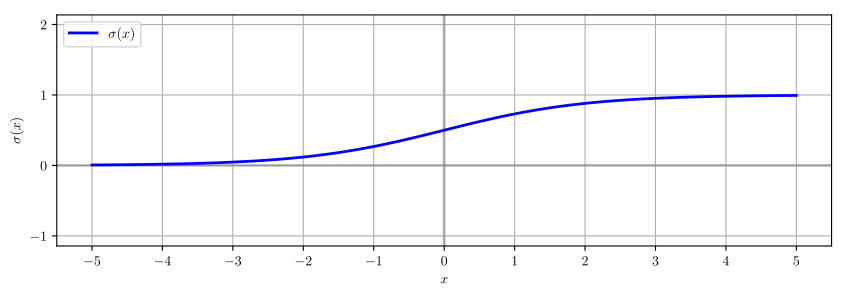

This chart was generated by the following Python code:
#!/usr/bin/env python3
# sigmoid_activation.py
import numpy as np
import matplotlib as mpl
import os
from matplotlib import rc
import matplotlib.pyplot as plt
from matplotlib.ticker import AutoMinorLocator, MultipleLocator, FuncFormatter
rc('font', **{'family': 'serif', 'serif': ['Computer Modern Roman']})
rc('text', usetex=True)

lw = 1 # line width for leader lines

x = np.linspace(-5, 5, 100)
y = 1 / (1 + np.exp(-x))

dx = dy = 0.15

xmax = 10  # inches, width of figure
ymax =  3  # inches, height of figure

fig = plt.figure(figsize=(xmax, ymax))  # (width, height) inches 

ax = fig.add_subplot(1, 1, 1)

ax.axhline(linewidth = lw+1, color='gray', alpha=0.5)  # emphasize x-axis
ax.axvline(linewidth = lw+1, color='gray', alpha=0.5)  # emphasize y-axis
ax.plot(x, y, color='blue', linewidth = lw+1,
	label=r'$\sigma(x)$')

ax.grid()
ax.set_xlabel('$x$')
ax.set_ylabel('$\sigma(x)$')
ax.set_xlim(-xmax/2 - dx, xmax/2 + dx)
ax.set_ylim(-1.0 - dy, 2.0 + dy)
ax.axis('equal')
ax.xaxis.set_major_locator(MultipleLocator(1.0))
ax.yaxis.set_major_locator(MultipleLocator(1.0))
ax.legend(loc='upper left')

plt.show()

print_pdf = 1
if print_pdf:
  figure_name = os.path.basename(__file__).split('.')[0] + '.pdf'
  print('Saving figure to ' + figure_name)
  fig.savefig(figure_name, bbox_inches='tight')
